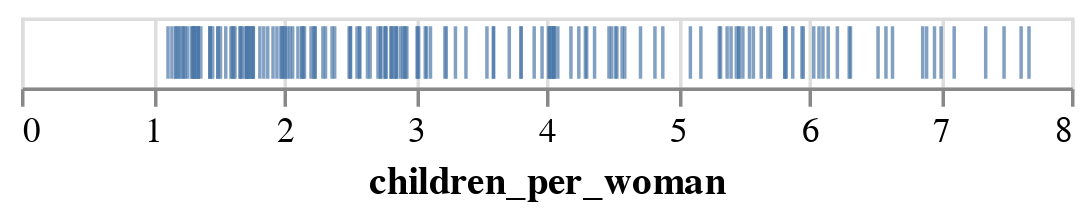

The notebook cell saved with this chart:
### Markdown cell above
### Your First Chart: Single Channel Encoding

Let's start with the simplest possible visualization - showing data along just one dimension. We'll create a chart that shows the distribution of fertility values using only the x-axis.

### Code cell
# Step 1: Attach data to a chart object
chart_with_data = alt.Chart(data2000)

# Step 2: Specify what kind of mark (geometric shape) to use
chart_with_marks = chart_with_data.mark_tick()

# Step 3: Encode a data field to a visual channel
simple_chart = chart_with_marks.encode(
    x='children_per_woman'  # Map fertility values to x-axis position
)

# Display the chart
simple_chart

### Figure 1 — Vega-Lite specification as saved in the notebook (floating-point values rounded to 4 significant figures; data arrays with more than 128 entries replaced by an {"elided": "..."} marker saying what was removed)
{"config": {"view": {"continuousWidth": 300, "continuousHeight": 300}}, "data": {"name": "data-4df4e1ffbcd2b5b282b2ea5618688686"}, "mark": {"type": "tick"}, "encoding": {"x": {"field": "children_per_woman", "type": "quantitative"}}, "$schema": "https://vega.github.io/schema/vega-lite/v5.20.1.json", "datasets": {"data-4df4e1ffbcd2b5b282b2ea5618688686": {"elided": "178 records"}}}
